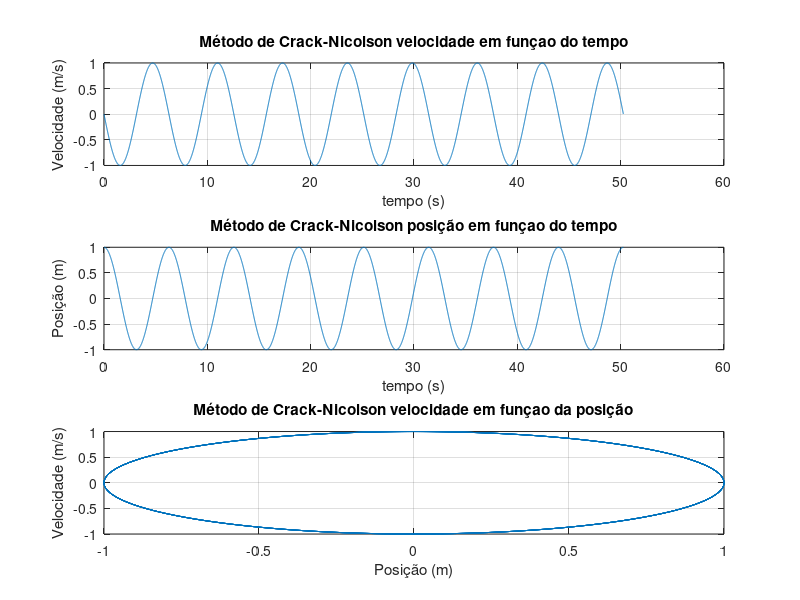
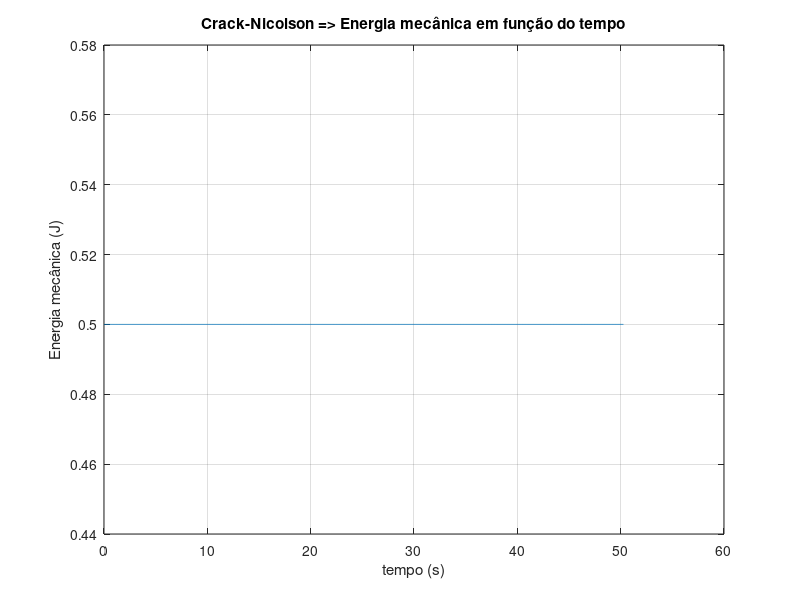

Recreate these plots in MATLAB, in order.
%%  Ex1.d

clear,clc,close all

%% EQUAÇÕES DIFERENCIAS PARA APLICAÇÃO DO MÉTODO DE EULER

% Equação diferencial principal:
%             Fr=m*a <=>
%             <=> m*a=-k*x <=>
%             <=> m*v'=-k*x <=>
%             <=> m*x'' = -k*x <=>
%             <=> x'' = -k*x/m
% 
%  Dividindo esta EDO em 2 de primeira ordem temos:
%             v' = -k*x/m     e     v=x'

%% CONSTANTES

x0=1;   
v0=0;
k=1;
m=1;

h=0.01;     %passo temporal (IMPOSTO POR NÓS)
t0=0;

w=sqrt(k/m);    %calculo do tempo final, uma aproximação do tempo final
T=2*pi/w;
tf=T*8;

t=t0:h:tf;      %vetor tempo

v=[];
x=[];
v(1)=v0;
x(1)=x0;

%% MÉTODO DE CRACK-NICOLSON

% AZ=b ;   A=[1 -h/2 ; w^2*h/2 1]  e b=[x(i)+h/2*v(i) ; v(i)-w^2*h/2*x(i)]

A=[1 -h/2; w.^2*(h/2) 1];

for i=1:length(t)-1
    B=[x(i)+(h/2)*v(i); v(i)-w.^2*(h/2)*x(i)];

    Z=linsolve(A,B);
    x(i+1)=Z(1);
    v(i+1)=Z(2);
end

%% SOLUÇÃO ANALÍTICA

%NÃO DÃO A SOLUÇÃO ANALÍTICA COMO É QUE QUEREM QUE COMPARE-MOS

%% ENERGIA MECÂNICA

Em=m*v.^2*0.5+k*x.^2*0.5;   %Em=Ec+Epe= 1/2*m*v^2 + k*x^2/2

%% GRÁFICOS

figure(1)
subplot(3,1,1)
plot(t,v)
grid on
title('Método de Crack-Nicolson velocidade em funçao do tempo')
xlabel('tempo (s)')
ylabel('Velocidade (m/s)')

subplot(3,1,2)
plot(t,x)
grid on
title('Método de Crack-Nicolson posição em funçao do tempo')
xlabel('tempo (s)')
ylabel('Posição (m)')

subplot(3,1,3)
plot(x,v)
grid on
title('Método de Crack-Nicolson velocidade em funçao da posição')
xlabel('Posição (m)')
ylabel('Velocidade (m/s)')

figure(2)
plot(t,Em)
grid on
title('Crack-Nicolson => Energia mecânica em função do tempo')
xlabel('tempo (s)')
ylabel('Energia mecânica (J)')